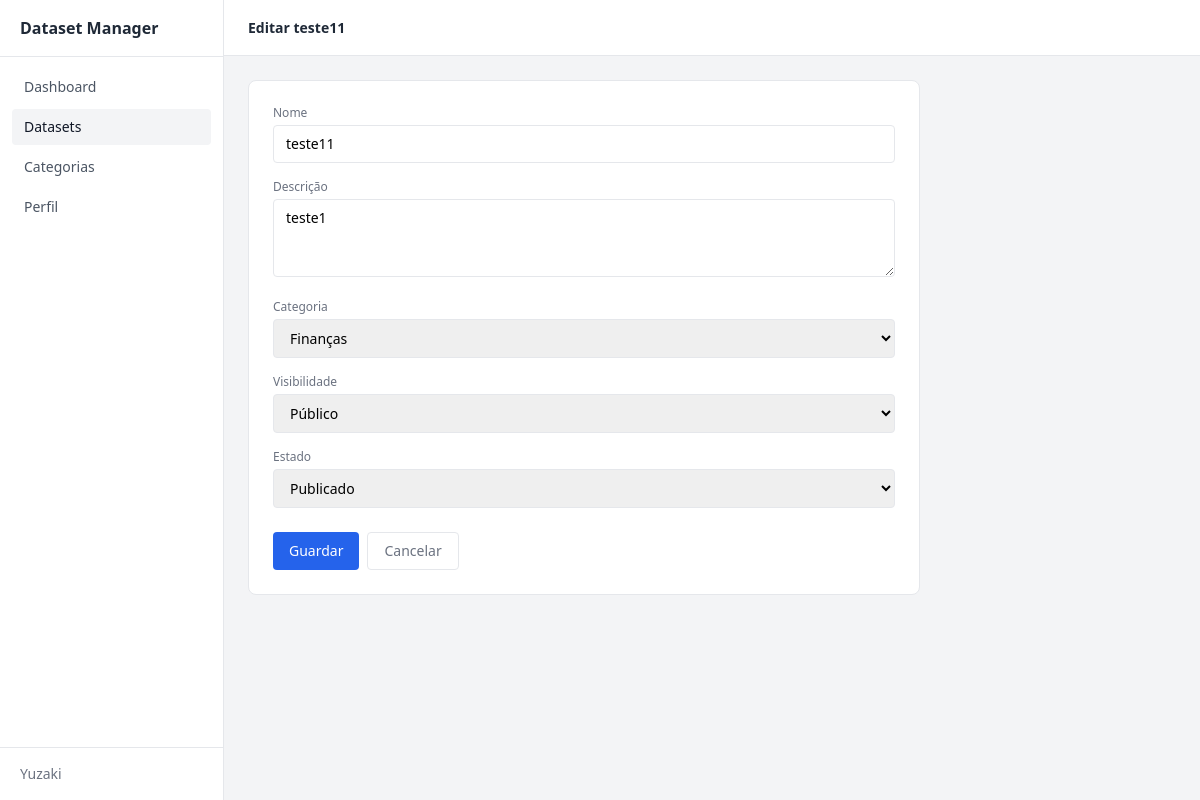
The page /datasets/1/edit/ (signed in) on the database its author committed.
### accounts/models.py (models this page shows, shortened)
class CustomUser(AbstractBaseUser, PermissionsMixin):
    username    = models.CharField(max_length=150, unique=True)
    email       = models.EmailField(unique=True)
    first_name  = models.CharField(max_length=150, blank=True)
    last_name   = models.CharField(max_length=150, blank=True)
    is_active   = models.BooleanField(default=True)
    is_staff    = models.BooleanField(default=False)
    date_joined = models.DateTimeField(default=timezone.now)
    groups = models.ManyToManyField(
        'auth.Group',
        related_name='custom_user_groups',
        blank=True,
        help_text='The groups this user belongs to.',
        verbose_name='groups',
    )
    user_permissions = models.ManyToManyField(
        'auth.Permission',
        related_name='custom_user_permissions',
        blank=True,
        help_text='Specific permissions for this user.',
        verbose_name='user permissions',
    )
    objects = CustomUserManager()
    USERNAME_FIELD  = "email"
    REQUIRED_FIELDS = ["username"]
    class Meta:
        verbose_name = "Utilizador"
        verbose_name_plural = "Utilizadores"

### datasets/models.py (models this page shows, shortened)
class Dataset(models.Model):
    class Visibility(models.TextChoices):
        PUBLIC   = "public",   "Público"
        PRIVATE  = "private",  "Privado"
        INTERNAL = "internal", "Interno"
    class Status(models.TextChoices):
        DRAFT     = "draft",     "Rascunho"
        PUBLISHED = "published", "Publicado"
        ARCHIVED  = "archived",  "Arquivado"
    name        = models.CharField(max_length=255)
    description = models.TextField(blank=True)
    category    = models.ForeignKey(
        Category, on_delete=models.SET_NULL, null=True, blank=True,
        related_name="datasets"
    )
    created_at  = models.DateTimeField(auto_now_add=True)
    updated_at  = models.DateTimeField(auto_now=True)
    slug       = models.SlugField(max_length=255, unique=True, blank=True)
    owner      = models.ForeignKey(
        settings.AUTH_USER_MODEL, on_delete=models.CASCADE,
        related_name="datasets"
    )
    visibility = models.CharField(
        max_length=10, choices=Visibility.choices, default=Visibility.PUBLIC
    )
    status     = models.CharField(
        max_length=10, choices=Status.choices, default=Status.DRAFT
    )
    class Meta:
        verbose_name = "Dataset"
        verbose_name_plural = "Datasets"
        ordering = ["-created_at"]

### categories/models.py (models this page shows, shortened)
class Category(models.Model):
    name        = models.CharField(max_length=255, unique=True)
    slug        = models.SlugField(max_length=255, unique=True, blank=True)
    description = models.TextField(blank=True)
    created_at  = models.DateTimeField(auto_now_add=True)
    updated_at  = models.DateTimeField(auto_now=True)
    class Meta:
        verbose_name = "Categoria"
        verbose_name_plural = "Categorias"
        ordering = ["name"]

### frontend/views.py (the view, shortened to what this page needs)
# urls.py: path('datasets/<int:id>/edit/', views.dataset_edit, name='dataset_edit'),
@login_required
def dataset_edit(request, id):
    dataset = get_object_or_404(Dataset, id=id)
    categories = Category.objects.all()
    return render(request, 'frontend/dataset_edit.html', {'dataset': dataset, 'categories': categories})

### frontend/templates/frontend/dataset_edit.html (shortened to what this page needs)
{% extends "frontend/base.html" %}
{% block page_title %}Editar {{ dataset.name|default:"Dataset" }}{% endblock %}
{% block nav_datasets %}bg-gray-100 font-medium text-gray-900{% endblock %}
{% block content %}
<div class="bg-white rounded-lg border border-gray-200 max-w-2xl p-6">
    <form method="POST">
        <div class="mb-4">
            <label class="block text-xs text-gray-500 mb-1">Nome</label>
            <input type="text" name="name" value="{{ dataset.name }}" class="w-full text-sm border border-gray-200 rounded px-3 py-2 focus:outline-none focus:border-blue-400">
        </div>
        <div class="mb-4">
            <label class="block text-xs text-gray-500 mb-1">Descrição</label>
            <textarea name="description" rows="3" class="w-full text-sm border border-gray-200 rounded px-3 py-2 focus:outline-none focus:border-blue-400">{{ dataset.description }}</textarea>
        </div>
        <div class="mb-4">
            <label class="block text-xs text-gray-500 mb-1">Categoria</label>
            <select name="category" class="w-full text-sm border border-gray-200 rounded px-3 py-2 focus:outline-none focus:border-blue-400">
                {% for category in categories %}
                    <option value="{{ category.id }}" {% if dataset.category and dataset.category.id == category.id %}selected{% endif %}>{{ category.name }}</option>
                {% endfor %}
            </select>
        </div>
        <div class="mb-4">
            <label class="block text-xs text-gray-500 mb-1">Visibilidade</label>
            <select name="visibility" class="w-full text-sm border border-gray-200 rounded px-3 py-2 focus:outline-none focus:border-blue-400">
                <option value="public" {% if dataset.visibility == 'public' %}selected{% endif %}>Público</option>
            </select>
        </div>
        <div class="mb-6">
            <label class="block text-xs text-gray-500 mb-1">Estado</label>
            <select name="status" class="w-full text-sm border border-gray-200 rounded px-3 py-2 focus:outline-none focus:border-blue-400">
                <option value="published" {% if dataset.status == 'published' %}selected{% endif %}>Publicado</option>
            </select>
        </div>
        <div class="flex gap-2">
            <button type="submit" class="bg-blue-600 text-white text-sm px-4 py-2 rounded hover:bg-blue-700">
                Guardar
            </button>
            <a href="/datasets/{{ dataset.id }}" class="text-sm text-gray-500 px-4 py-2 rounded border border-gray-200 hover:bg-gray-50">
                Cancelar
            </a>
        </div>
    </form>
</div>
{% endblock %}

### frontend/templates/frontend/base.html (shortened to what this page needs)
<!DOCTYPE html>
<html lang="pt">
<head>
    <script src="https://cdn.tailwindcss.com"></script>
</head>
<body class="bg-gray-100 min-h-screen flex">
    <aside class="w-56 min-h-screen bg-white border-r border-gray-200 flex flex-col fixed top-0 left-0">
        <div class="px-5 py-4 border-b border-gray-200">
            <span class="font-semibold text-gray-800">Dataset Manager</span>
        </div>
        <nav class="flex-1 px-3 py-3 space-y-1">
            <a href="/dashboard" class="flex items-center gap-2 px-3 py-2 rounded text-sm text-gray-600 hover:bg-gray-100 {% block nav_dashboard %}{% endblock %}">Dashboard</a>
            <a href="/datasets" class="flex items-center gap-2 px-3 py-2 rounded text-sm text-gray-600 hover:bg-gray-100 {% block nav_datasets %}{% endblock %}">Datasets</a>
            <a href="/categories" class="flex items-center gap-2 px-3 py-2 rounded text-sm text-gray-600 hover:bg-gray-100 {% block nav_categories %}{% endblock %}">Categorias</a>
            <a href="/profile" class="flex items-center gap-2 px-3 py-2 rounded text-sm text-gray-600 hover:bg-gray-100 {% block nav_profile %}{% endblock %}">Perfil</a>
        </nav>
        <div class="px-5 py-4 border-t border-gray-200 text-sm text-gray-500">
            {{ request.user.username|default:"Utilizador" }}
        </div>
    </aside>
    <div class="flex-1 flex flex-col ml-56">
        <header class="h-14 bg-white border-b border-gray-200 flex items-center justify-between px-6">
            <h1 class="text-sm font-semibold text-gray-800">{% block page_title %}{% endblock %}</h1>
        </header>
        <main class="flex-1 p-6">
            {% block content %}{% endblock %}
        </main>
    </div>
</body>
</html>

### rows shown on the page
CustomUser: user.username "Yuzaki"
Dataset: name "teste11", description "teste1", category "Finanças", visibility "Público", status "Publicado"
